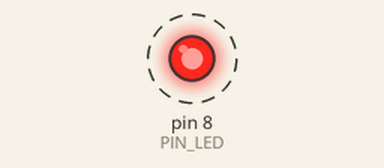
Bench run of a sketch on a simulated Arduino Uno, built with avr-gcc and run on an emulated ATmega328P. Shown: output pins drawn as LEDs (lit = HIGH). Dashed ring = blinking. What the sketch prints to the serial monitor is not drawn.

Above: at 0.6 s.
Timing chart, 0 to 4.7 s (numbered marks = the images above):
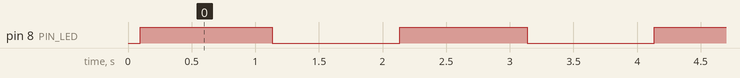

The sketch:

01_led_blink.ino
```cpp
/*
 * ==============================================================================
 * PROYECTO: Circuito 1 - Prender y Apagar un LED (Blink)
 * AUTOR: Antigravity Assistant & Usuario
 * DESCRIPCIÓN:
 *   Control digital básico mediante Arduino para encender y apagar un LED
 *   con un intervalo temporizado de 1000 ms (1 Hz).
 *
 * COMPONENTES:
 *   - 1x Arduino Uno (o Nano / Mega)
 *   - 1x Diodo LED (Color Rojo / Verde / Azul, Vf ≈ 2.0V)
 *   - 1x Resistencia limitadora de 220 Ω (1/4 W)
 *   - 1x Protoboard y cables jumpers
 *
 * CÁLCULO ELÉCTRICO (Ley de Ohm):
 *   Vcc = 5.0 V (Salida digital en nivel HIGH)
 *   V_led ≈ 2.0 V (Caída de tensión directa del LED)
 *   I_deseada = 15 mA = 0.015 A
 *   R = (Vcc - V_led) / I_deseada = (5.0 - 2.0) / 0.015 = 200 Ω -> Usamos 220 Ω estándar.
 *   Potencia disipada: P = I^2 * R = (0.015)^2 * 220 ≈ 0.05 W (Soporta 1/4W sin problemas).
 *
 * CONEXIONES:
 *   - Pin Digital 8 de Arduino -> Resistencia 220 Ω -> Ánodo (+) del LED
 *   - Cátodo (-) del LED -> GND (Tierra) de Arduino
 * ==============================================================================
 */

// Definición de pines y constantes
const uint8_t PIN_LED = 8;          // Pin digital conectado al LED
const unsigned long TIEMPO_ON = 1000;   // Duración de encendido en milisegundos (1 segundo)
const unsigned long TIEMPO_OFF = 1000;  // Duración de apagado en milisegundos (1 segundo)

void setup() {
  // Configuración del puerto serie para telemetría y depuración
  Serial.begin(9600);
  Serial.println(F("========================================"));
  Serial.println(F("Circuito 1: Prender y Apagar un LED"));
  Serial.println(F("Sistema inicializado correctamente."));
  Serial.println(F("========================================"));

  // Configuración del pin del LED como salida digital (OUTPUT)
  pinMode(PIN_LED, OUTPUT);

  // Estado inicial seguro: LED apagado
  digitalWrite(PIN_LED, LOW);
}

void loop() {
  // 1. Encender el LED
  digitalWrite(PIN_LED, HIGH);
  Serial.println(F("[ESTADO] LED ENCENDIDO (HIGH - 5V)"));
  delay(TIEMPO_ON); // Espera de 1 segundo

  // 2. Apagar el LED
  digitalWrite(PIN_LED, LOW);
  Serial.println(F("[ESTADO] LED APAGADO (LOW - 0V)"));
  delay(TIEMPO_OFF); // Espera de 1 segundo
}
```

Measured:
- by itself, pin 8 (PIN_LED): alternates HIGH for 1.0 s and LOW for 1.0 s
